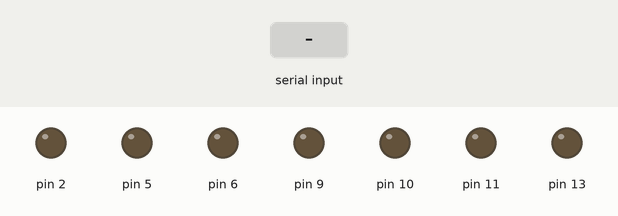
Simulated run of this sketch. Board: Arduino Uno, built with avr-gcc and run on an emulated ATmega328P. Shown: output pins drawn as LEDs (lit = HIGH). Dashed ring = blinking. Inputs (shaded band) come from the test bench. Pins used as bus, display or sensor lines are not drawn.

Above: at 1.2 s.
1.3 s: "a" received over the second serial link
At 1.55 s:
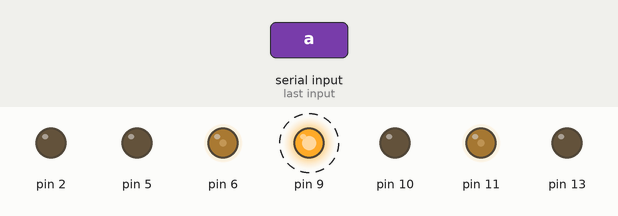
At 2.5 s:
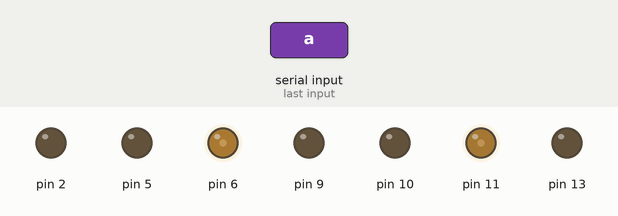
Timing chart, 0 to 4.3 s (numbered marks = the images above; inputs shaded):
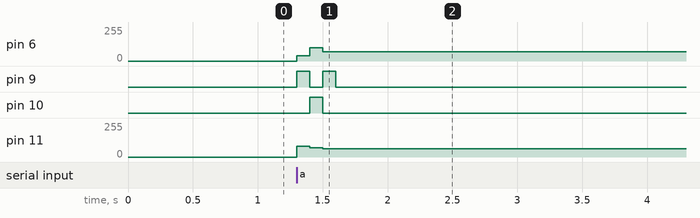

Measured:
- after the input at 1.3 s, pin 6: 0/255 → 40/255 at once, → 100/255 0.10 s later, → 70/255 0.10 s later; pin 9: alternates HIGH for 0.10 s and LOW for 0.10 s, 4 changes in all, then stays LOW, starting at once; pin 10: LOW → HIGH after 0.10 s, → LOW 0.10 s later; pin 11: 0/255 → 80/255 at once, → 70/255 0.10 s later, → 62/255 0.10 s later

The sketch:

robotic_car.ino
```cpp
 #include <SoftwareSerial.h>

int tx = 8;
int rx = 7;

SoftwareSerial MyCar(rx, tx);

void setup(){

    Serial.begin(9600);
    MyCar.begin(9600);
    pinMode(2, OUTPUT);
    pinMode(3, INPUT);
    pinMode(4, INPUT);
    pinMode(5, OUTPUT);
    pinMode(6, OUTPUT);
    pinMode(7, OUTPUT);
    pinMode(8, OUTPUT);
    pinMode(9, OUTPUT);
    pinMode(10, OUTPUT);
    pinMode(11, OUTPUT);
    pinMode(12, INPUT);
    pinMode(13, OUTPUT);
}


void Turn(int x, int y, int z, int time){
    digitalWrite(x, HIGH);
    digitalWrite(y, LOW);
    analogWrite(z, 100);
    delay(time);
    digitalWrite(x, LOW);
}


void leftTurn(){
    Turn(7, 8, 6, 5000);
}
// void rightTurn(){
//     Turn(9, 10, 11, 5000);
// }


void instantRightTurn(int time){
    //Serial.println("Right");
    digitalWrite(9, LOW);
    digitalWrite(10, HIGH);
    analogWrite(11, 70);
    digitalWrite(7, HIGH);
    digitalWrite(8, LOW);
    analogWrite(6, 100);
    delay(time);
    digitalWrite(10, LOW);
    digitalWrite(7, LOW);
}

void instantLeftTurn(int time){
    digitalWrite(9, HIGH);  //Right motor
    digitalWrite(10, LOW);
    analogWrite(11, 70 + 10);
    digitalWrite(7, LOW);   //Left motor
    digitalWrite(8, HIGH);
    analogWrite(6, 40);
    delay(time);
    digitalWrite(9, LOW);
    digitalWrite(8, LOW);
}

void goForward(int time){
    digitalWrite(9, HIGH);
    digitalWrite(10, LOW);
    analogWrite(11, 62);
    digitalWrite(7, HIGH);
    digitalWrite(8, LOW);
    analogWrite(6, 70);
    delay(time);
    digitalWrite(9, LOW);
    digitalWrite(7, LOW);
}


char ch;
void loop()
{
    if (MyCar.available())
    {
        ch = MyCar.read();
        if (ch == 'a')
        {
            instantLeftTurn(100);

        }
        if (ch == 'a')
        {
            instantRightTurn(100);

        }
        if (ch == 'a')
        {
            goForward(100);

        }

    }


}
```
